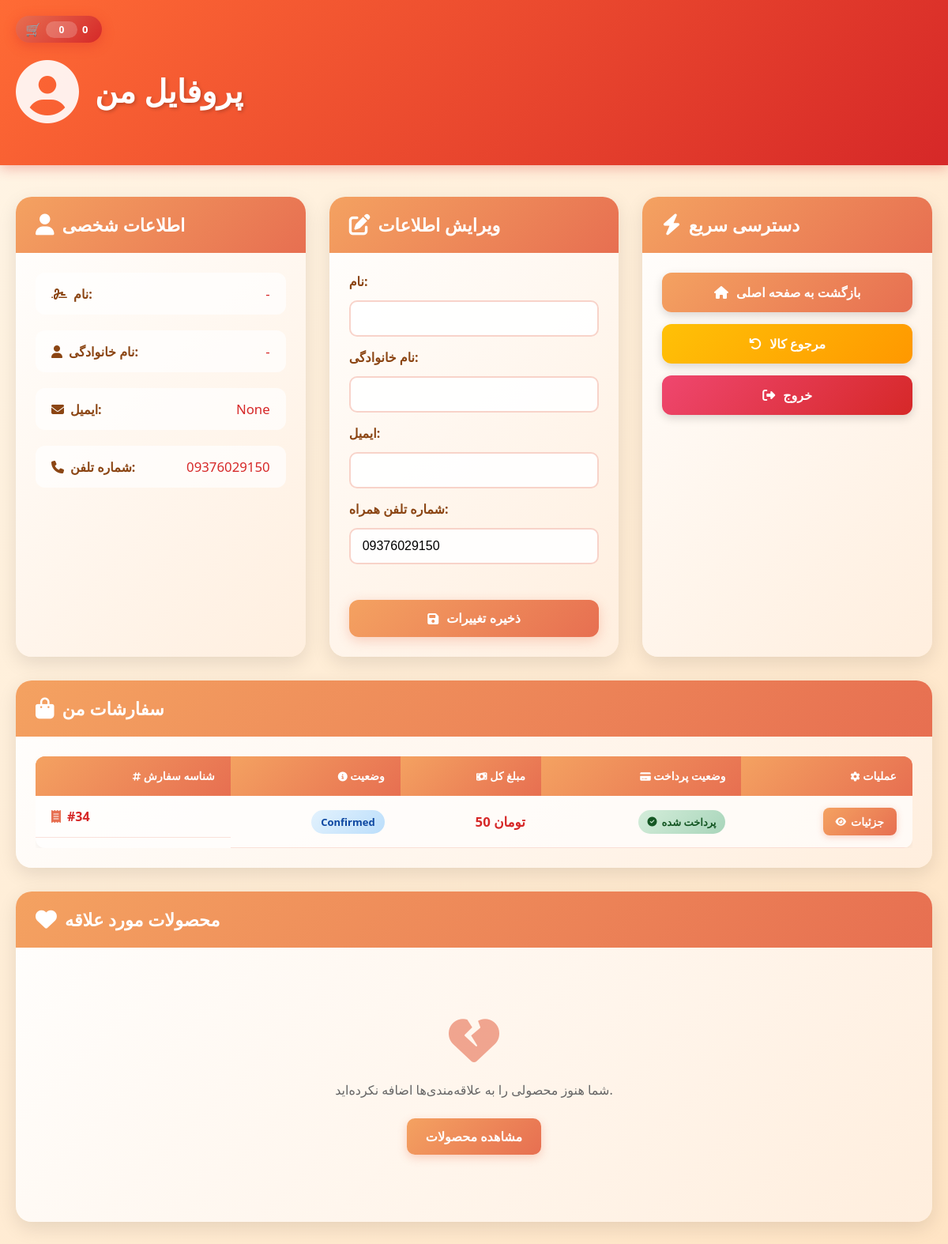
The page /profile/ (signed in) on the database its author committed.
### account/models.py (models this page shows, shortened)
class ShopUser(AbstractBaseUser , PermissionsMixin):
    phone = models.CharField(max_length=11, unique=True)
    first_name = models.CharField(max_length=100)
    last_name = models.CharField(max_length=100)
    city = models.CharField(max_length=100)
    address = models.CharField(max_length=250)
    email = models.EmailField(unique=True, blank=True, null=True)
    is_active = models.BooleanField(default=True)
    is_staff = models.BooleanField(default=False)
    is_superuser = models.BooleanField(default=False)
    date_joined = models.DateTimeField(default=timezone.now)
    objects = ShopUserManager()
    USERNAME_FIELD = 'phone'
    REQUIRED_FIELDS = []

### order/models.py (models this page shows, shortened)
class Order(models.Model):
    order_status = models.CharField(max_length=100, choices=[
        ('pending', 'Pending'),
        ('confirmed', 'Confirmed'),
        ('shipped', 'Shipped'),
        ('delivered', 'Delivered'),
        ('cancelled', 'Cancelled'),
        ('returned', 'Returned')], default='pending'
    )
    buyer = models.ForeignKey(ShopUser, related_name='orders', on_delete=models.SET_NULL, null=True)
    first_name = models.CharField(max_length=50)
    last_name = models.CharField(max_length=50)
    phone = models.CharField(max_length=11)
    email = models.EmailField()
    city = models.CharField(max_length=100)
    province = models.CharField(max_length=100)
    address = models.CharField(max_length=250)
    postal_code = models.CharField(max_length=20)
    created = models.DateTimeField(auto_now_add=True)
    updated = models.DateTimeField(auto_now=True)
    paid = models.BooleanField(default=False)
    return_reason = models.TextField(blank=True, null=True)
    class Meta:
        ordering = ['-created']
        indexes = [models.Index(fields=['-created'])]
    def get_total_price(self):
        return sum(item.get_cost() for item in self.items.all())
    def get_post_price  (self):
        weight = sum(item.get_weight() for item in self.items.all())
        if weight <= 3000:
            return 50
        elif 3000 < weight < 5000:
            return 60
        else:
            return 70
    def get_total_price_with_post(self):
        return self.get_total_price() + self.get_post_price()

### shop/views.py (the view)
# urls.py: path('profile/', views.profile, name='profile'),
@login_required
def profile(request):
    if request.method == 'POST':
        form = ProfileForm(request.POST, instance=request.user)
        if form.is_valid():
            form.save()
            messages.success(request, 'پروفایل شما با موفقیت ثبت شد')
            return redirect('shop:profile')
    else:
        request.user.refresh_from_db()
        form = ProfileForm(instance=request.user)
    context = {
        'form': form,
        'orders': Order.objects.filter(buyer=request.user,paid=True),
    }
    return render(request, 'shop/profile.html', context)

### shop/templates/shop/profile.html (shortened to what this page needs)
{% extends 'parent/base.html' %}
{% load static %}
{% block content %}
<link rel="stylesheet" href="{% static 'css/profile.css' %}">
<link rel="stylesheet" href="https://cdnjs.cloudflare.com/ajax/libs/font-awesome/6.5.1/css/all.min.css" />
<div class="profile-header">
    <div class="profile-header-content">
        <div class="profile-avatar">
            <i class="fas fa-user-circle"></i>
        </div>
        <h1 class="profile-title">پروفایل من</h1>
    </div>
</div>
<div class="profile-container">
    <div class="profile-card">
        <div class="card-header">
            <h2><i class="fas fa-user"></i> اطلاعات شخصی</h2>
        </div>
        <div class="card-body">
            <div class="info-grid">
                <div class="info-item">
                    <span class="info-label"><i class="fas fa-signature"></i> نام:</span>
                    <span class="info-value">{{ user.first_name|default:"-" }}</span>
                </div>
                <div class="info-item">
                    <span class="info-label"><i class="fas fa-user"></i> نام خانوادگی:</span>
                    <span class="info-value">{{ user.last_name|default:"-" }}</span>
                </div>
                <div class="info-item">
                    <span class="info-label"><i class="fas fa-envelope"></i> ایمیل:</span>
                    <span class="info-value">{{ user.email }}</span>
                </div>
                <div class="info-item">
                    <span class="info-label"><i class="fas fa-phone"></i> شماره تلفن:</span>
                    <span class="info-value">{{ user.phone|default:"-" }}</span>
                </div>
            </div>
        </div>
    </div>
    <div class="profile-card">
        <div class="card-header">
            <h2><i class="fas fa-edit"></i> ویرایش اطلاعات</h2>
        </div>
        <div class="card-body">
            <form method="post" class="profile-form">
                <div class="form-group">
                    {{ form.as_p }}
                </div>
                <button type="submit" class="btn-submit">
                    <i class="fas fa-save"></i> ذخیره تغییرات
                </button>
            </form>
        </div>
    </div>
    <div class="profile-card">
        <div class="card-header">
            <h2><i class="fas fa-bolt"></i> دسترسی سریع</h2>
        </div>
        <div class="card-body">
            <div class="action-buttons">
                <a href="{% url 'shop:product_list' %}" class="action-btn btn-primary">
                    <i class="fas fa-home"></i> بازگشت به صفحه اصلی
                </a>
                <a href="{% url 'shop:return_product' %}" class="action-btn btn-warning">
                    <i class="fas fa-undo"></i> مرجوع کالا
                </a>
                <a href="{% url 'shop:logout' %}" class="action-btn btn-danger">
                    <i class="fas fa-sign-out-alt"></i> خروج
                </a>
            </div>
        </div>
    </div>
    <div class="profile-card orders-card">
        <div class="card-header">
            <h2><i class="fas fa-shopping-bag"></i> سفارشات من</h2>
        </div>
        <div class="card-body">
            {% include 'order_list.html' %}
        </div>
    </div>
    <div class="profile-card favorites-card">
        <div class="card-header">
            <h2><i class="fas fa-heart"></i> محصولات مورد علاقه</h2>
        </div>
        <div class="card-body">
            {% if user.favorite_products.all %}
                <div class="favorites-grid">
                    {% for product in user.favorite_products.all %}
                        <div class="favorite-item">
                            <a href="{{ product.get_absolute_url }}" class="favorite-link">
                                <div class="favorite-image">
                                    {% if product.images.first %}
                                        <img src="{{ product.images.first.image.url }}" alt="{{ product.name }}">
                                    {% else %}
                                        <img src="{% static 'images/no-image.png' %}" alt="No image">
                                    {% endif %}
                                    <div class="favorite-overlay">
                                        <i class="fas fa-eye"></i>
                                    </div>
                                </div>
                                <div class="favorite-info">
                                    <h3 class="favorite-name">{{ product.name }}</h3>
                                    {% if product.description %}
                                        <p class="favorite-description">{{ product.description|truncatewords:15 }}</p>
                                    {% endif %}
                                    <div class="favorite-price">
                                        {% if product.off > 0 %}
                                            <span class="old-price">{{ product.price }} تومان</span>
                                            <span class="new-price">{{ product.new_price }} تومان</span>
                                        {% else %}
                                            <span class="new-price">{{ product.price }} تومان</span>
                                        {% endif %}
                                    </div>
                                </div>
                            </a>
                        </div>
                    {% endfor %}
                </div>
            {% else %}
                <div class="empty-state">
                    <i class="fas fa-heart-broken"></i>
                    <p>شما هنوز محصولی را به علاقه‌مندی‌ها اضافه نکرده‌اید.</p>
                    <a href="{% url 'shop:product_list' %}" class="btn-primary">مشاهده محصولات</a>
                </div>
            {% endif %}
        </div>
    </div>
</div>
{% endblock %}

### order/templates/order_list.html (shortened to what this page needs)
{% load static %}
<link rel="stylesheet" href="{% static 'css/order_list.css' %}">
<link rel="stylesheet" href="https://cdnjs.cloudflare.com/ajax/libs/font-awesome/6.5.1/css/all.min.css" />
{% if orders %}
    <div class="order-list-container">
        <div class="order-list-table-wrapper">
            <table class="order-list-table">
                <thead>
                    <tr>
                        <th><i class="fas fa-hashtag"></i> شناسه سفارش</th>
                        <th><i class="fas fa-info-circle"></i> وضعیت</th>
                        <th><i class="fas fa-money-bill-wave"></i> مبلغ کل</th>
                        <th><i class="fas fa-credit-card"></i> وضعیت پرداخت</th>
                        <th><i class="fas fa-cog"></i> عملیات</th>
                    </tr>
                </thead>
                <tbody>
                    {% for order in orders %}
                    <tr class="order-row">
                        <td class="order-id-cell">
                            <i class="fas fa-receipt"></i>
                            <span>#{{ order.id }}</span>
                        </td>
                        <td>
                            <span class="status-badge status-{{ order.order_status }}">
                                {{ order.get_order_status_display|default:order.order_status }}
                            </span>
                        </td>
                        <td class="price-cell">
                            <strong>{{ order.get_total_price_with_post }} تومان</strong>
                        </td>
                        <td>
                            {% if order.paid %}
                                <span class="payment-badge paid">
                                    <i class="fas fa-check-circle"></i> پرداخت شده
                                </span>
                            {% else %}
                                <span class="payment-badge unpaid">
                                    <i class="fas fa-times-circle"></i> پرداخت نشده
                                </span>
                            {% endif %}
                        </td>
                        <td class="action-cell">
                            <a href="{% url 'order:order_detail' order.id %}" class="btn-details">
                                <i class="fas fa-eye"></i> جزئیات
                            </a>
                        </td>
                    </tr>
                    {% endfor %}
                </tbody>
            </table>
        </div>
    </div>
{% endif %}

### rows shown on the page
ShopUser: first_name "-", last_name "-", email "None", phone "09376029150"
Order: id "34", order_status "Confirmed", get_total_price_with_post "50", paid True (drawn)

### other values the page prints
{{ item_count }} "0"
{{ cart.get_total_price }} "0"
